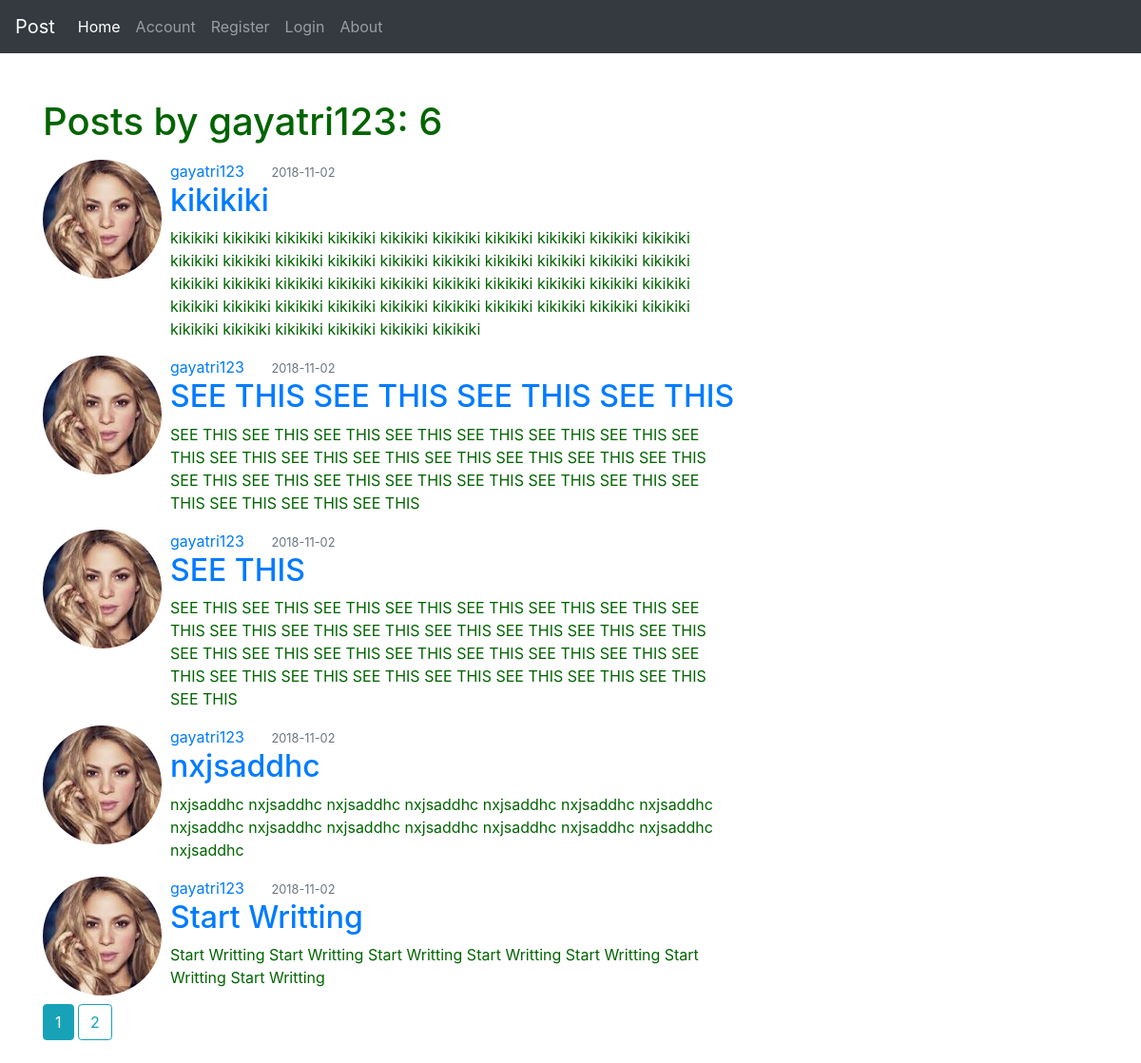
The app's page /user/gayatri123 with its own data.
### flaskblog/models.py (models this page shows, shortened)
class User(db.Model, UserMixin):
    id = db.Column(db.Integer, primary_key=True)
    username = db.Column(db.String, unique=True, nullable=False)
    email = db.Column(db.String, unique=True, nullable=False)
    image_file = db.Column(db.String, nullable=False, default='default.jpg')
    password = db.Column(db.String, unique=True, nullable=False)
    posts = db.relationship('Post', backref='author', lazy=True)

class Post(db.Model):
    id = db.Column(db.Integer, primary_key=True)
    title = db.Column(db.String)
    date_posted = db.Column(db.DateTime, nullable=False, default=datetime.utcnow)
    content = db.Column(db.Text, nullable=False)
    user_id = db.Column(db.Integer, db.ForeignKey('user.id'), nullable=False)

### flaskblog/routes.py (the view)
@app.route("/user/<string:username>")
def user_posts(username):
    page=request.args.get('page',1,type=int)
    user= User.query.filter_by(username=username).first_or_404()
    posts=Post.query.filter_by(author=user)\
        .order_by(Post.date_posted.desc())\
        .paginate(page=page,per_page=5)
    return render_template('user_posts.html', posts=posts, user=user)

### flaskblog/templates/user_posts.html (shortened to what this page needs)
{% extends "layout.html" %}
{% block content %}
<h1 class="mb-3">Posts by {{user.username}}: {{posts.total}}</h1>
{% for post in posts.items %}
        <article class="media content-section">
          <img class="rounded-circle article-img" src="{{ url_for('static', filename='profile_pics/' + post.author.image_file) }}">&nbsp;&nbsp;
          <div class="media-body">
            <div class="article-metadata">
              <a class="mr-4" href="{{url_for('user_posts', username=post.author.username)}}">{{ post.author.username }}</a>
              <small class="text-muted">{{ post.date_posted.strftime('%Y-%m-%d') }}</small>
            </div>
            <h2><a class="article-title" href="{{ url_for('post', id=post.id) }}">{{ post.title }}</a></h2>
            <p class="article-content">{{ post.content }}</p>
          </div>
        </article>
    {% endfor %}
{% for page_num in posts.iter_pages(left_edge=1, right_edge=1, left_current=1, right_current=2) %}
    {% if page_num %}
        {% if posts.page == page_num %}
            <a class="btn btn-info mb-4" href="{{url_for('user_posts',username=user.username, page=page_num)}}">{{page_num}}</a>
        {% else %}
        <a class="btn btn-outline-info mb-4" href="{{url_for('user_posts',username=user.username, page=page_num)}}">{{page_num}}</a>
        {% endif %}
    {% endif %}
{% endfor %}
{% endblock %}

### flaskblog/static/main.css (style rules this page uses)
body { color: darkgreen; }

### records on screen
User: username "gayatri123"
Post: image_file (picture), author.username "gayatri123", date_posted "2018-11-02", title "kikikiki", content "kikikiki kikikiki kikikiki kikikiki kikikiki kikikiki kikikiki kikikiki kikikiki kikikiki kikikiki kikikiki kikikiki kikikiki kikikiki kikikiki kikikiki kikikiki kikikiki kikikiki kikikiki kikikiki kikikiki kikikiki kikikiki kikikiki kikikiki kikikiki kikikiki kikikiki kikikiki kikikiki kikikiki kikikiki kikikiki kikikiki kikikiki kikikiki kikikiki kikikiki kikikiki kikikiki kikikiki kikikiki kikikiki kikikiki"
Post: image_file (picture), author.username "gayatri123", date_posted "2018-11-02", title "SEE THIS SEE THIS SEE THIS SEE THIS", content "SEE THIS SEE THIS SEE THIS SEE THIS SEE THIS SEE THIS SEE THIS SEE THIS SEE THIS SEE THIS SEE THIS SEE THIS SEE THIS SEE THIS SEE THIS SEE THIS SEE THIS SEE THIS SEE THIS SEE THIS SEE THIS SEE THIS SEE THIS SEE THIS SEE THIS SEE THIS"
Post: image_file (picture), author.username "gayatri123", date_posted "2018-11-02", title "SEE THIS", content "SEE THIS SEE THIS SEE THIS SEE THIS SEE THIS SEE THIS SEE THIS SEE THIS SEE THIS SEE THIS SEE THIS SEE THIS SEE THIS SEE THIS SEE THIS SEE THIS SEE THIS SEE THIS SEE THIS SEE THIS SEE THIS SEE THIS SEE THIS SEE THIS SEE THIS SEE THIS SEE THIS SEE THIS SEE THIS SEE THIS SEE THIS"
Post: image_file (picture), author.username "gayatri123", date_posted "2018-11-02", title "nxjsaddhc", content "nxjsaddhc nxjsaddhc nxjsaddhc nxjsaddhc nxjsaddhc nxjsaddhc nxjsaddhc nxjsaddhc nxjsaddhc nxjsaddhc nxjsaddhc nxjsaddhc nxjsaddhc nxjsaddhc nxjsaddhc"
Post: image_file (picture), author.username "gayatri123", date_posted "2018-11-02", title "Start Writting", content "Start Writting Start Writting Start Writting Start Writting Start Writting Start Writting Start Writting"

### other values on screen
{{ posts.total }} "6"
{{ page_num }} "1"
{{ page_num }} "2"
